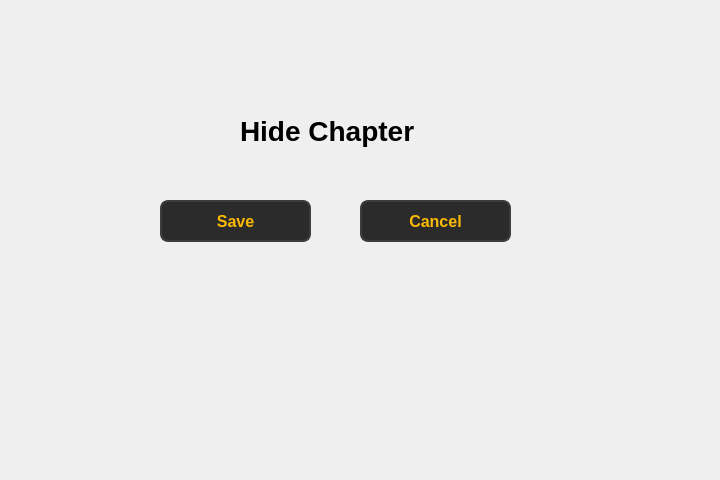
<?xml version="1.0" encoding="UTF-8"?>
<ui version="4.0">
 <class>Form</class>
 <widget class="QWidget" name="Form">
  <property name="geometry">
   <rect>
    <x>0</x>
    <y>0</y>
    <width>720</width>
    <height>480</height>
   </rect>
  </property>
  <property name="windowTitle">
   <string>Form</string>
  </property>
  <widget class="QPushButton" name="pushButton_6">
   <property name="geometry">
    <rect>
     <x>160</x>
     <y>200</y>
     <width>151</width>
     <height>42</height>
    </rect>
   </property>
   <property name="styleSheet">
    <string notr="true">QPushButton {
        background-color: #2b2b2b;  
        color: #fcba03;              
        border: 2px solid #3d3d3d;      
        border-radius: 8px;          
        padding: 8px 16px;            
        font-size: 16px;            
        font-weight: bold;
    
    }

    QPushButton:hover {
        background-color: #fcba03;
		 color: #000000;
        border: 2px solid #5a5a5a;    
    }

    QPushButton:pressed {
        background-color: #1a1a1a;      
        border: 2px solid #2b2b2b;      
    }</string>
   </property>
   <property name="text">
    <string>Save</string>
   </property>
  </widget>
  <widget class="QPushButton" name="pushButton_7">
   <property name="geometry">
    <rect>
     <x>360</x>
     <y>200</y>
     <width>151</width>
     <height>42</height>
    </rect>
   </property>
   <property name="styleSheet">
    <string notr="true">QPushButton {
        background-color: #2b2b2b;  
        color: #fcba03;              
        border: 2px solid #3d3d3d;      
        border-radius: 8px;          
        padding: 8px 16px;            
        font-size: 16px;            
        font-weight: bold;
    
    }

    QPushButton:hover {
        background-color: #fcba03;
		 color: #000000;
        border: 2px solid #5a5a5a;    
    }

    QPushButton:pressed {
        background-color: #1a1a1a;      
        border: 2px solid #2b2b2b;      
    }</string>
   </property>
   <property name="text">
    <string>Cancel</string>
   </property>
  </widget>
  <widget class="QLabel" name="label_2">
   <property name="geometry">
    <rect>
     <x>240</x>
     <y>110</y>
     <width>241</width>
     <height>41</height>
    </rect>
   </property>
   <property name="font">
    <font>
     <pointsize>21</pointsize>
     <bold>true</bold>
    </font>
   </property>
   <property name="text">
    <string>Hide Chapter</string>
   </property>
  </widget>
 </widget>
 <resources/>
 <connections/>
</ui>
